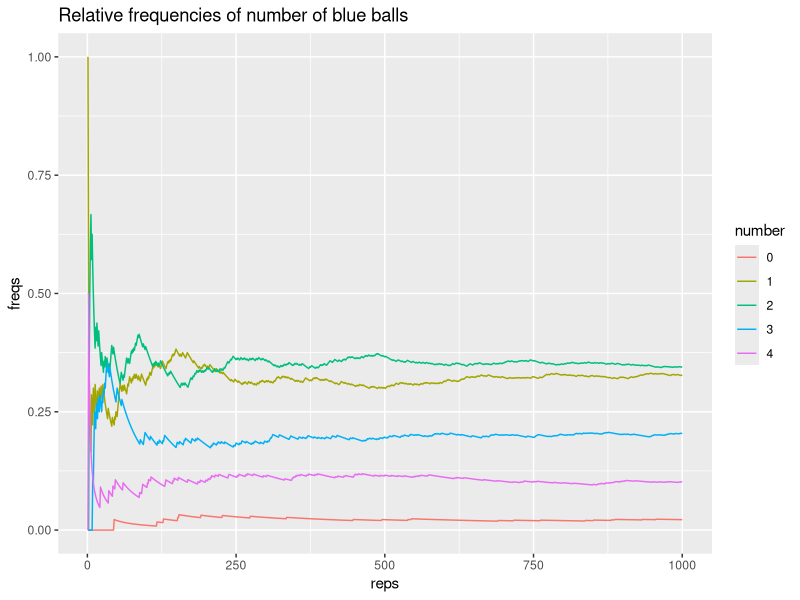

R code for this plot:
## ---- chunk 1
knitr::opts_chunk$set(echo = TRUE)
## ---- chunk 2
library(ggplot2)
library(dplyr)
## ---- chunk 3
# your vectors box1 and box2
box1 <- c("blue", "blue", "red")
box2 <- c("blue", "blue", "red", "red", "red", "white")
## ---- chunk 4
# your code to simulate one random experiment
random_num <- runif(1)
if(random_num > 0.5){
  one_sample <- sample(box1, size = 4, replace = TRUE)
}else{
  one_sample <- sample(box2, size = 4)
}
## ---- chunk 5
# your code to draw the balls according to the random experiment
# (repeated 1000 times)

repetition <- 1000
drawn_balls <- matrix("",nrow = repetition, ncol = 4)

for(i in 1:repetition){
  random_num <- runif(1)
  if(random_num > 0.5){
    drawn_balls[i,] <- sample(box1, size = 4, replace = TRUE)
  }else{
    drawn_balls[i,] <- sample(box2, size = 4)
  }
}

drawn_balls[1:5, 1:4]
## ---- chunk 6
num_blues <- rep(0, repetition)
     count_blues <- list(
       count_0 = rep(0,repetition),
       count_1 = rep(0,repetition),
       count_2 = rep(0,repetition),
       count_3 = rep(0,repetition),
       count_4 = rep(0,repetition)
     )
     
     
     for(i in 1:repetition){
       for(j in 0:4){
         num_blues[i] <- sum(drawn_balls[i,] == "blue")
         if(num_blues[i] == j){
           count_blues[[j+1]][i] = 1 
         }
       }
     }

prop <- rep(0, 5)
for(i in 0:4){
  prop[i+1] <- sum(num_blues == i) / repetition  
}
prop
## ---- chunk 7
num_blues_dat <- data.frame(
       reps = rep(1:repetition,5),
       number = rep(0:4, each = repetition),
       freqs = c(cumsum(count_blues[[1]]) / 1:repetition,
                 cumsum(count_blues[[2]]) / 1:repetition,
                 cumsum(count_blues[[3]]) / 1:repetition,
                 cumsum(count_blues[[4]]) / 1:repetition,
                 cumsum(count_blues[[5]]) / 1:repetition)
     )
num_blues_dat$number <- as.factor(num_blues_dat$number)
## ---- chunk 8
ggplot(num_blues_dat, aes(x = reps, y = freqs, color = number, group = number)) +
       geom_line() +
       ggtitle("Relative frequencies of number of blue balls") 
